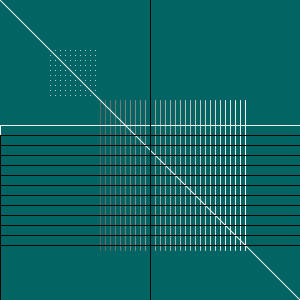
Frame 1 (no input)
Frame 60 (the mouse pressed at the canvas centre just before this capture): identical to frame 1, image omitted
Frame 120 (the mouse held since frame 60 and released just before this capture): identical to frame 1, image omitted

The Processing sketch that drew this single still picture (run headless with seeded random() and noise(); from frame 60 on, the mouse is pressed at the canvas centre):

// Processing sketch: processing_37463
// ── processing_37463.pde

//Alex Nelson
void setup() {
  size(300,300);
}

// square made of thin lines 5 apart and on a gradient
void draw() {
  background(HSB,100,100,100);
  for (int x=100;x<250;x+=5) {
    stroke(x);
    line(x,100,x,250);
}
// square made on points 5 apart
  fill(255);
  for (int x = 50; x < 100; x = x+5) {
  for (int y = 50; y < 100; y = y+5) {
    point(x,y);
  }
  }
//line from corner to corner
  fill(200);
  line (0,0,300,300);
  
//  black line across page
   noFill();
   for (int y=125;y<250;y+=10) {
   rect(0,y,300,250);

//vertical line through center   
   stroke(5);
   line(150,0,150,300);
}
}
